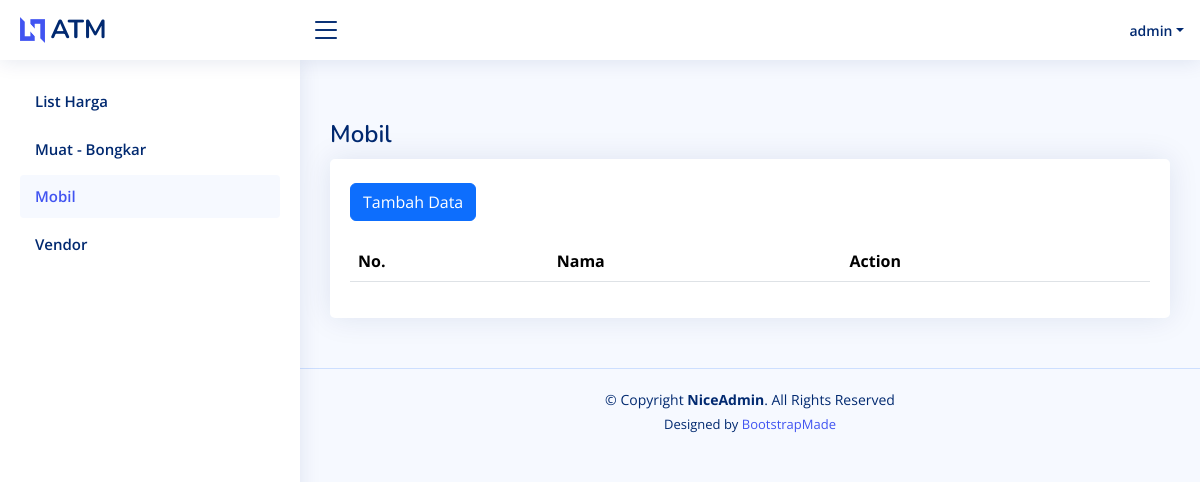
The app's page /mobil.php (signed in), older data.
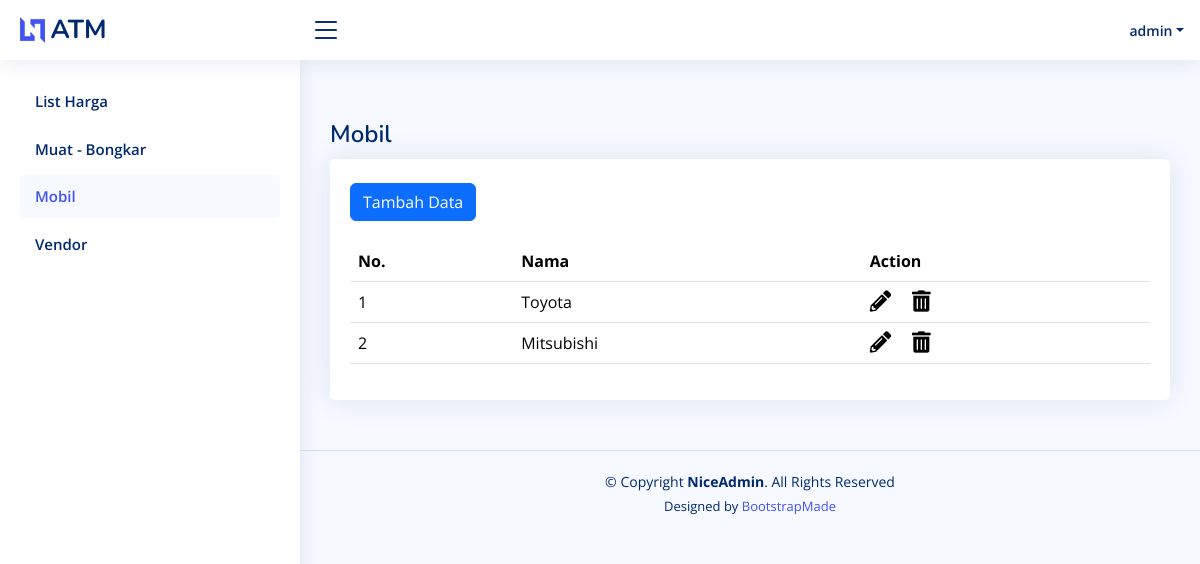
The same page, newer data.
### tables this page shows
CREATE TABLE `mobil` (
  `id` int(11) NOT NULL,
  `created_date` timestamp NOT NULL DEFAULT current_timestamp(),
  `modified_date` timestamp NOT NULL DEFAULT current_timestamp() ON UPDATE current_timestamp(),
  `secure_id` varchar(52) NOT NULL,
  `nama` varchar(100) NOT NULL
);

### layout/navlinks.php (called while the page is built, shortened)
<?php
$nav_links = [
    ['url' => 'index.php', 'text' => 'List Harga'],
    ['url' => 'muat_bongkar.php', 'text' => 'Muat - Bongkar'],
    ['url' => 'mobil.php', 'text' => 'Mobil'],
    ['url' => 'vendor.php', 'text' => 'Vendor'],
];
?>

### api/get_mobil.php (called while the page is built, shortened)
<?php
require 'config/db.php';
if ($_SERVER["REQUEST_METHOD"] == "GET") {
    try{
        $sql = 'SELECT * FROM mobil';
        $stmt = $db->query($sql);
        $mobil = $stmt->fetchAll();
    } catch(PDOException $e){
        echo "Connection failed: " . $e->getMessage();
    }
}
?>

### mobil.php (the view, shortened to what this page needs)
<?php
require 'layout/header.php';
require 'layout/navbar.php';
require 'layout/sidebar.php';
require 'api/get_mobil.php';
?>
  <main id="main" class="main">
    <div class="pagetitle">
      <h1>Mobil</h1>
    </div>
    <section class="section">
      <div class="row">
        <div class="col-lg-12">
          <div class="card">
            <div class="card-body" style="padding-top:3dvh;">
              <a href="upsert_mobil.php" class="btn btn-primary" style="margin-bottom:20px;">Tambah Data</a>
              <table class="table datatable" id="dataTable">
                <thead>
                  <tr>
                    <th>No.</th>
                    <th>Nama</th>
                    <?php if ($_SESSION['role'] != "MEMBER"):?>
                    <th>Action</th>
                    <?php endif;?>
                  </tr>
                </thead>
                <tbody>
                  <?php
                  foreach($mobil as $i=>$v):
                    echo '<tr>';
                      echo '<td>'.sprintf("%d", $i+1).'</td>';
                      echo '<td>'.$v['nama'].'</td>';
                      if ($_SESSION['role'] != "MEMBER"):
                      echo '<td>';
                      echo '<a class="edit-btn" href="upsert_mobil.php?q='.$v['secure_id'].'"><i class="fas fa-lg fa-pencil-alt"></i></a>';
                      echo '<a class="delete-btn" data-secure-id="'.$v['secure_id'].'"><i class="fas fa-lg fa-trash-alt"></i></a>';
                      echo '</td>';
                      endif;
                    echo '</tr>';
                  endforeach;
                  ?>
                </tbody>
              </table>
            </div>
          </div>
        </div>
      </div>
    </section>
  </main>
  <?php
  require 'layout/footer.php';

### layout/sidebar.php
  <?php
      require 'navlinks.php';
      $current_page = basename($_SERVER['PHP_SELF']);
  ?>
<aside id="sidebar" class="sidebar">
  <ul class="sidebar-nav" id="sidebar-nav">
      <?php foreach ($nav_links as $link): ?>
          <li class="nav-item">
              <a class="nav-link <?php echo ($current_page != $link['url']) ? 'collapsed' : ''; ?>" href="<?php echo $link['url']; ?>" >
                  <span><?php echo $link['text']; ?></span>
              </a>
          </li>
      <?php endforeach; ?>
  </ul>
</aside>

Row changes from the older to the newer data that the page shows:
added mobil: nama "Toyota"
added mobil: nama "Mitsubishi"
